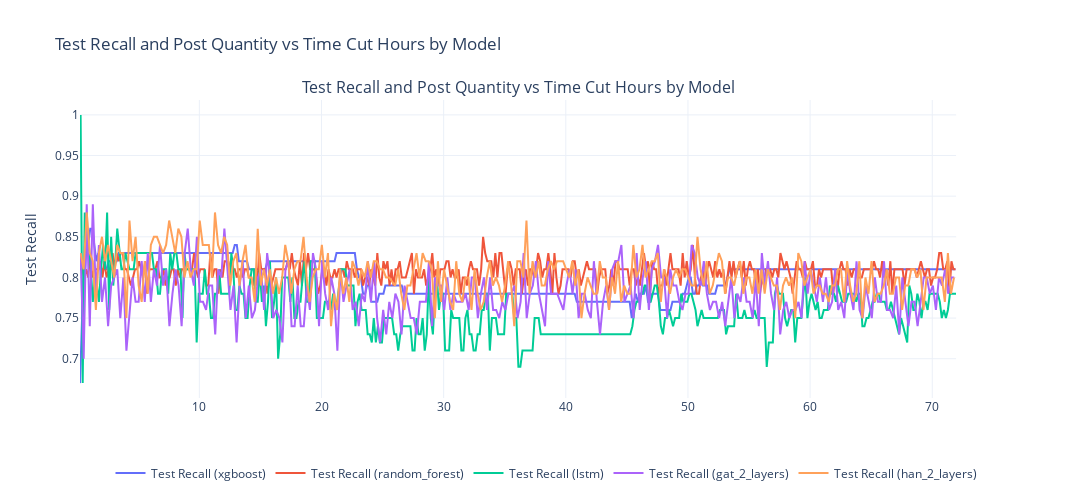

Notebook code for this chart:
### Code cell
import plotly.graph_objects as go
from plotly.subplots import make_subplots

# Create the subplot with 1 row and 1 column (one plot with two Y-axes)
fig = make_subplots(
    rows=1, cols=1,
    subplot_titles=["Test Recall and Post Quantity vs Time Cut Hours by Model"],
    specs=[[{"secondary_y": True}]]  # Enable secondary Y-axis
)

# Add the trace for Test Recall by model (left Y-axis)
models = df_all['model'].unique()  # Get unique models for grouping

for model in models:
    model_data = df_all[df_all['model'] == model]
    fig.add_trace(
        go.Scatter(
            x=model_data['time_cut_hours'],
            y=model_data['metrics.test_recall'],
            mode='lines',
            name=f'Test Recall ({model})',
            line=dict(dash='solid'),
        ),
        row=1, col=1
    )



# Update layout and axis titles
fig.update_layout(
    title="Test Recall and Post Quantity vs Time Cut Hours by Model",
    template='plotly_white',
    width=1100,  # Set the width
    height=500,  # Set the height
    legend=dict(orientation="h", yanchor="bottom", y=-0.3, xanchor="center", x=0.5)
)

# Update Y-axes titles
fig.update_yaxes(title_text="Test Recall", row=1, col=1)
fig.update_yaxes(title_text="Post Quantity", secondary_y=True, row=1, col=1)

# Display the plot
fig.show()

### Figure 1 — Plotly figure (JSON) as saved in the notebook; plotly's stock layout.template omitted (floating-point values rounded to 4 significant figures; data arrays with more than 128 entries replaced by an {"elided": "..."} marker saying what was removed)
{"data": [{"line": {"dash": "solid"}, "mode": "lines", "name": "Test Recall (xgboost)", "type": "scatter", "x": {"elided": "431 float values"}, "xaxis": "x", "y": {"elided": "431 float values"}, "yaxis": "y"}, {"line": {"dash": "solid"}, "mode": "lines", "name": "Test Recall (random_forest)", "type": "scatter", "x": {"elided": "431 float values"}, "xaxis": "x", "y": {"elided": "431 float values"}, "yaxis": "y"}, {"line": {"dash": "solid"}, "mode": "lines", "name": "Test Recall (lstm)", "type": "scatter", "x": {"elided": "430 float values"}, "xaxis": "x", "y": {"elided": "430 float values"}, "yaxis": "y"}, {"line": {"dash": "solid"}, "mode": "lines", "name": "Test Recall (gat_2_layers)", "type": "scatter", "x": {"elided": "287 float values"}, "xaxis": "x", "y": {"elided": "287 float values"}, "yaxis": "y"}, {"line": {"dash": "solid"}, "mode": "lines", "name": "Test Recall (han_2_layers)", "type": "scatter", "x": {"elided": "286 float values"}, "xaxis": "x", "y": {"elided": "286 float values"}, "yaxis": "y"}], "layout": {"annotations": [{"font": {"size": 16}, "showarrow": false, "text": "Test Recall and Post Quantity vs Time Cut Hours by Model", "x": 0.47, "xanchor": "center", "xref": "paper", "y": 1, "yanchor": "bottom", "yref": "paper"}], "height": 500, "legend": {"orientation": "h", "x": 0.5, "xanchor": "center", "y": -0.3, "yanchor": "bottom"}, "title": {"text": "Test Recall and Post Quantity vs Time Cut Hours by Model"}, "width": 1100, "xaxis": {"anchor": "y", "autorange": true, "domain": [0, 0.94], "range": [0.23, 71.95], "type": "linear"}, "yaxis": {"anchor": "x", "autorange": true, "domain": [0, 1], "range": [0.6517, 1.018], "title": {"text": "Test Recall"}, "type": "linear"}, "yaxis2": {"anchor": "x", "overlaying": "y", "side": "right", "title": {"text": "Post Quantity"}}}}
